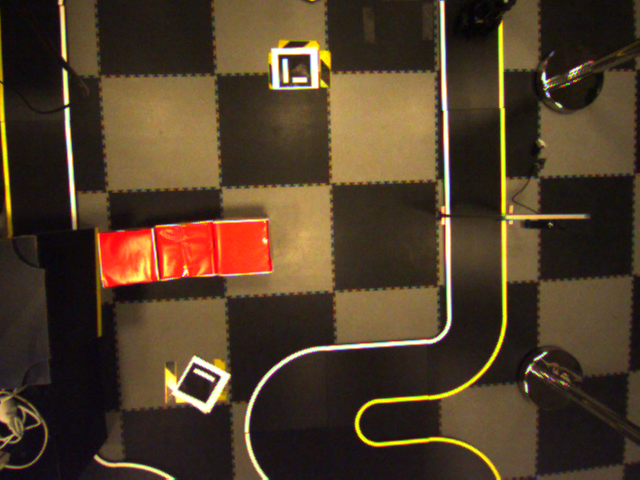
#> input picture obs4.png, 640 x 480 px, found by its file name
$ python create_map.py
#> lines starting #> are read from the running program, lines starting #| are printed output that depends on the picture; after the words box and inside, x2 and y2 are one past the last pixel; in counts of white or black regions, pixels touching at a corner belong together
### scripts/astar.py
class Node():
    """A node class for A* Pathfinding"""

    def __init__(self, parent=None, position=None):
        self.parent = parent
        self.position = position

        self.g = 0
        self.h = 0
        self.f = 0

    def __eq__(self, other):
        return self.position == other.position


def astar(maze, start, end):
    """Returns a list of tuples as a path from the given start to the given end in the given maze"""

    # Create start and end node
    start_node = Node(None, start)
    start_node.g = start_node.h = start_node.f = 0
    end_node = Node(None, end)
    end_node.g = end_node.h = end_node.f = 0

    # Initialize both open and closed list
    open_list = []
    closed_list = []

    # Add the start node
    open_list.append(start_node)

    # Loop until you find the end
    while len(open_list) > 0:
        # Get the current node
        current_node = open_list[0]
        current_index = 0
        for index, item in enumerate(open_list):
            if item.f < current_node.f:
                current_node = item
                current_index = index

        # Pop current off open list, add to closed list
        open_list.pop(current_index)
        closed_list.append(current_node)

        # Found the goal
        if current_node == end_node:
            path = []
            current = current_node
            while current is not None:
                path.append(current.position)
                current = current.parent
            return path[::-1] # Return reversed path

        # Generate children
        children = []
        for new_position in [(0, -1), (0, 1), (-1, 0), (1, 0), (-1, -1), (-1, 1), (1, -1), (1, 1)]: # Adjacent squares

            # Get node position
            node_position = (current_node.position[0] + new_position[0], current_node.position[1] + new_position[1])

            # Make sure within range
            if node_position[0] > (len(maze) - 1) or node_position[0] < 0 or node_position[1] > (len(maze[len(maze)-1]) -1) or node_position[1] < 0:
                continue

            # Make sure walkable terrain
            if maze[node_position[0]][node_position[1]] != 0:
                continue

            # Create new node
            new_node = Node(current_node, node_position)

            # Append
            children.append(new_node)

        # Loop through children
        for child in children:

            # Child is on the closed list
            for closed_child in closed_list:
                if child == closed_child:
                    continue

            # Create the f, g, and h values
            child.g = current_node.g + 1
            child.h = ((child.position[0] - end_node.position[0]) ** 2) + ((child.position[1] - end_node.position[1]) ** 2)
            child.f = child.g + child.h

            # Child is already in the open list
            for open_node in open_list:
                if child == open_node and child.g > open_node.g:
                    continue

            # Add the child to the open list
            open_list.append(child)

### scripts/utils.py
import yaml
import cv2
import numpy as np


def init():
	global target_matrices
	global ENV_IMAGE_NAME
	global MARKER_IMAGE_NAME

	ENV_IMAGE_NAME = "/home/yca/catkin_ws/src/vs_project/obs4.png"
	MARKER_IMAGE_NAME ="/home/yca/catkin_ws/src/vs_project/marker.png"

ARUCO_DICT = {
	"DICT_4X4_50": cv2.aruco.DICT_4X4_50,
	"DICT_4X4_100": cv2.aruco.DICT_4X4_100,
	"DICT_4X4_250": cv2.aruco.DICT_4X4_250,
	"DICT_4X4_1000": cv2.aruco.DICT_4X4_1000,
	"DICT_5X5_50": cv2.aruco.DICT_5X5_50,
	"DICT_5X5_100": cv2.aruco.DICT_5X5_100,
	"DICT_5X5_250": cv2.aruco.DICT_5X5_250,
	"DICT_5X5_1000": cv2.aruco.DICT_5X5_1000,
	"DICT_6X6_50": cv2.aruco.DICT_6X6_50,
	"DICT_6X6_100": cv2.aruco.DICT_6X6_100,
	"DICT_6X6_250": cv2.aruco.DICT_6X6_250,
	"DICT_6X6_1000": cv2.aruco.DICT_6X6_1000,
	"DICT_7X7_50": cv2.aruco.DICT_7X7_50,
	"DICT_7X7_100": cv2.aruco.DICT_7X7_100,
	"DICT_7X7_250": cv2.aruco.DICT_7X7_250,
	"DICT_7X7_1000": cv2.aruco.DICT_7X7_1000,
	"DICT_ARUCO_ORIGINAL": cv2.aruco.DICT_ARUCO_ORIGINAL,
	"DICT_APRILTAG_16h5": cv2.aruco.DICT_APRILTAG_16h5,
	"DICT_APRILTAG_25h9": cv2.aruco.DICT_APRILTAG_25h9,
	"DICT_APRILTAG_36h10": cv2.aruco.DICT_APRILTAG_36h10,
	"DICT_APRILTAG_36h11": cv2.aruco.DICT_APRILTAG_36h11
}

def read_calibration_file(file_name):
  with open(file_name, "r") as file:
    try:
        documents = yaml.full_load(file)
    except yaml.YAMLError as exc:
        print(exc)

    distortion_coefs = np.array(documents.get('distortion_coefficients').get('data'))
    camera_matrix = documents.get('camera_matrix').get('data')
    projection_matrix = documents.get('projection_matrix').get('data')

    camera_matrix = np.array(camera_matrix)
    camera_matrix = np.reshape(camera_matrix, (3,3))

    projection_matrix = np.array(projection_matrix)
    projection_matrix = np.reshape(projection_matrix, (3,4))

    print("D",distortion_coefs)
    print("C",camera_matrix)
    print("P",projection_matrix)

    return projection_matrix,  camera_matrix, distortion_coefs


def rot_matrix(rvec):
    Rmat, _ = cv2.Rodrigues(rvec)
    return Rmat

def homogenous_matrix(rotmat, tvec):
    return [[rotmat[0][0], rotmat[0][1], rotmat[0][2], tvec[0]], [rotmat[1][0], rotmat[1][1], rotmat[1][2], tvec[1]],  [rotmat[2][0], rotmat[2][1], rotmat[2][2], tvec[2]], [0, 0, 0, 1]]

### scripts/create_map.py
import cv2
import numpy as np
from PIL import Image
import astar
import utils

ROBOT_MARKER_ID = 0
TARGET_MARKER_ID = 1

def map():

    target_matrices = []
    utils.init()

    """ detect robot, target and obstacles pixelwise """

    proj_m, calib_m, dist_coefs = utils.read_calibration_file("ost_real.yaml")

    arucoDict = cv2.aruco.Dictionary_get(cv2.aruco.DICT_ARUCO_ORIGINAL)
    arucoParams = cv2.aruco.DetectorParameters_create()

    newcameramtx, roi = cv2.getOptimalNewCameraMatrix(calib_m, dist_coefs, (3,3), 1, (3,3))

    env = cv2.imread(utils.ENV_IMAGE_NAME)
#> env is the input picture: shape (480, 640, 3); mean B, G, R 40.7, 61.2, 79.8

    (corners, ids, rejected) = cv2.aruco.detectMarkers(env, arucoDict,parameters=arucoParams)
#> corners = ([[278, 55], [310, 54], [311, 86], [279, 87]], [[220, 376], [205, 402], [178, 389], [193, 362]]); ids = [1, 0]; rejected = 21 items

    if len(corners) > 0:
        # loop over the detected ArUCo corners
        for (markerCorner, markerID) in zip(corners, ids):
            # extract the marker corners (which are always returned in
            # top-left, top-right, bottom-right, and bottom-left order)
            corners = markerCorner.reshape((4, 2))
            (topLeft, topRight, bottomRight, bottomLeft) = corners
            # convert each of the (x, y)-coordinate pairs to integers
            topRight = (int(topRight[0]), int(topRight[1]))
            bottomRight = (int(bottomRight[0]), int(bottomRight[1]))
            bottomLeft = (int(bottomLeft[0]), int(bottomLeft[1]))
            topLeft = (int(topLeft[0]), int(topLeft[1]))

            cX = int((topLeft[0] + bottomRight[0]) / 2.0)
            cY = int((topLeft[1] + bottomRight[1]) / 2.0)
            cv2.circle(env, (cX, cY), 4, (0, 0, 255), -1)
            # draw the ArUco marker ID on the image

            if markerID == ROBOT_MARKER_ID:
                cv2.putText(env,  "R", (topLeft[0], topLeft[1] - 15), cv2.FONT_HERSHEY_SIMPLEX, 0.5, (0, 255, 0), 2)
                global robot_indexes
                robot_indexes = (cX,cY)

            elif markerID == TARGET_MARKER_ID:
                cv2.putText(env, "T", (topLeft[0], topLeft[1] - 15), cv2.FONT_HERSHEY_SIMPLEX, 0.5, (0, 255, 0), 2)
                global target_indexes
                target_indexes = (cX,cY)
#> this loop made 2 passes
#> (markerID, topLeft, topRight, bottomRight, bottomLeft, cX, cY) on passes 1 to 2: ([1], (278, 55), (310, 54), (311, 86), (279, 87), 294, 70), ([0], (220, 376), (205, 402), (178, 389), (193, 362), 199, 382)
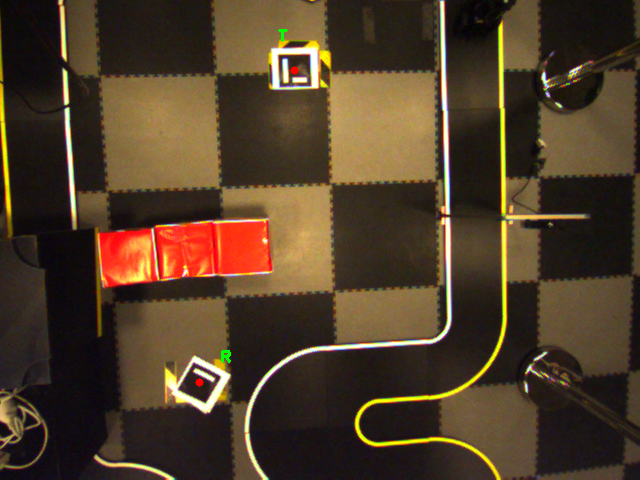
#> env: shape (480, 640, 3); 0.08% of pixels changed, all inside (x1, y1, x2, y2) = (195, 29, 299, 387)


    h,w,channel = env.shape
#> h = 480; w = 640; channel = 3

    print(h,w)
#| 480 640

    cv2.imshow("initial env", env)
    cv2.waitKey(0)


    """ create the grid map having robot target and obstacles """

    lower = np.array([0,0,255]) # b,g,r values
    upper = np.array([255,255,255]) # b,g,r values

    mask = cv2.inRange(env, lower, upper)
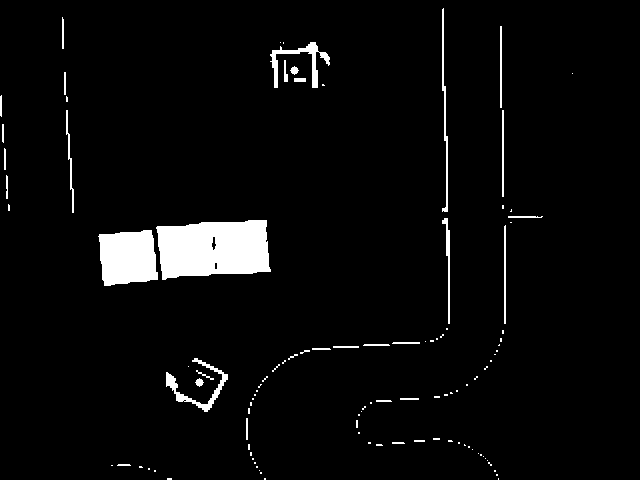
#> mask: shape (480, 640); 4.1% white; 107 white regions (74 under 20 px), largest, box (x1, y1, x2, y2) and area: (156, 220, 271, 280) 5633, (98, 230, 158, 286) 2770, (270, 42, 330, 88) 673
    output = cv2.bitwise_and(env, env, mask = mask)


    for i in range(w):
        for k in range(h):
            if output[k][i].any() == 0:
                output[k][i] = 255

    grayscale = cv2.cvtColor(output, cv2.COLOR_RGB2GRAY)

    im_bw = cv2.threshold(grayscale, 127, 1, cv2.THRESH_BINARY)[1]
#> im_bw: shape (480, 640); values 0 (black) and 1 (white), 97.6% white; 5 black regions (1 under 20 px), largest, box (x1, y1, x2, y2) and area: (156, 220, 271, 280) 5210, (98, 230, 158, 286) 1921, (290, 66, 299, 75) 49, (195, 378, 204, 387) 49
    im_bw = im_bw.astype(dtype='f')

    # Draw grid lines for visualization

    y_start = 0
    y_end = h
#> y_end = 480
    step_size = 35

    for x in range(0, w, step_size):
        cv2.line(grayscale, (x, y_start), (x, y_end), (0, 255, 0), thickness=1)
#> grayscale: shape (480, 640); min 0, max 255, mean 242.5


    x_start = 0
    x_end = w
#> x_end = 640

    for y in range(0, h, step_size):
        cv2.line(grayscale, (x_start, y), (x_end, y), (0, 255, 0), thickness=1)
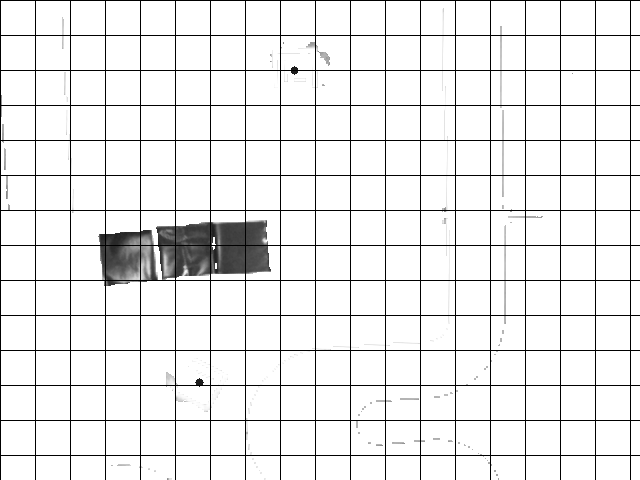
#> grayscale: shape (480, 640); min 0, max 255, mean 235.4

    cv2.imshow("grid map", grayscale)
    cv2.waitKey(0)

    window_area = list()
    maze = [[0 for x in range(int(w/step_size)+1)] for y in range(int(h/step_size)+1)]

    maze_h = len(maze)
#> maze_h = 14
    maze_w = len(maze[0])
#> maze_w = 19

    """ create the maze to apply A start algorithm on it """

    print("width of maze", maze_w)
#| width of maze 19
    print("height of maze", maze_h)
#| height of maze 14

    for i in range(0,w, step_size):
        for k in range(0,h, step_size):
            for j in range(step_size):
                if k+j >= h or i+j >= w:
                    continue
                window_area.append(im_bw[k+j][i+j])
            if 0 in window_area:
                maze[int(k/step_size)][int(i/step_size)] = 1
            else:
                maze[int(k/step_size)][int(i/step_size)] = 0
            window_area.clear()
#> after the loop, maze = 14 items; window_area = []

    print("maze", np.array(maze))
#| maze [[0 0 0 0 0 0 0 0 0 0 0 0 0 0 0 0 0 0 0]
#|  [0 0 0 0 0 0 0 0 0 0 0 0 0 0 0 0 0 0 0]
#|  [0 0 0 0 0 0 0 0 0 0 0 0 0 0 0 0 0 0 0]
#|  [0 0 0 0 0 0 0 0 0 0 0 0 0 0 0 0 0 0 0]
#|  [0 0 0 0 0 0 0 0 0 0 0 0 0 0 0 0 0 0 0]
#|  [0 0 0 0 0 0 0 0 0 0 0 0 0 0 0 0 0 0 0]
#|  [0 0 1 1 1 1 1 1 0 0 0 0 0 0 0 0 0 0 0]
#|  [0 0 0 1 1 1 1 1 0 0 0 0 0 0 0 0 0 0 0]
#|  [0 0 0 1 1 0 0 0 0 0 0 0 0 0 0 0 0 0 0]
#|  [0 0 0 0 0 0 0 0 0 0 0 0 0 0 0 0 0 0 0]
#|  [0 0 0 0 0 0 0 0 0 0 0 0 0 0 0 0 0 0 0]
#|  [0 0 0 0 0 0 0 0 0 0 0 0 0 0 0 0 0 0 0]
#> (further printed lines are left out)

    maze = np.array(maze)

    maze_t = maze.T

    print("robot indexes", robot_indexes)
#| robot indexes (199, 382)
    print("target indexes", target_indexes)
#| target indexes (294, 70)

    start = (int(robot_indexes[0]/step_size), int(robot_indexes[1]/step_size))
#> start = (5, 10)
    end = (int(target_indexes[0]/step_size), int(target_indexes[1]/step_size))
#> end = (8, 2)

    print(start)
#| (5, 10)
    print(end)
#| (8, 2)

    maze = np.array(maze, dtype='f')

    maze = cv2.circle(maze, start, radius=0, color=(255,0, 0), thickness=-1)

    maze = cv2.circle(maze, end, radius=0, color=(255,0, 0), thickness=-1)

    cv2.imshow("maze with robot and target positions", maze)
    cv2.waitKey(0)

    """ apply A start algorithm """

    path = astar.astar(maze_t, start, end)
#> in __init__, `self.position = position`: self.position = (5, 10)
#> the loop in astar, `while len(open_list) > 0:` made 9 passes
#> after the loop in astar, `while len(open_list) > 0:`: closed_list = 9 items; open_list = 49 items
#> path = [(5, 10), (6, 9), (7, 8), (8, 7), (8, 6), (8, 5), (8, 4), (8, 3), (8, 2)]
    print(path)
#| [(5, 10), (6, 9), (7, 8), (8, 7), (8, 6), (8, 5), (8, 4), (8, 3), (8, 2)]

    path = path[:-1]
#> path = [(5, 10), (6, 9), (7, 8), (8, 7), (8, 6), (8, 5), (8, 4), (8, 3)]

    path_draw = [[0 for x in range(maze_w)] for y in range(maze_h)]

    for i,k in path:
        path_draw[k][i] = 255
#> this loop made 8 passes
#> after the loop, path_draw = 14 items

    cv2.imshow("calculated path", np.array(path_draw, dtype='f'))
    cv2.waitKey(0)

    """ visualize the calculated path """

    path_real = list()

    for i,k in path:
        path_real.append(((i+1)*step_size,k*step_size))
#> after the loop, path_real = [(210, 350), (245, 315), (280, 280), (315, 245), (315, 210), (315, 175), (315, 140), (315, 105)]

    print(path_real)
#| [(210, 350), (245, 315), (280, 280), (315, 245), (315, 210), (315, 175), (315, 140), (315, 105)]


    for index in path_real:
        cv2.circle(grayscale, index, radius=1, color=(255,0, 0), thickness=10)
#> this loop made 8 passes
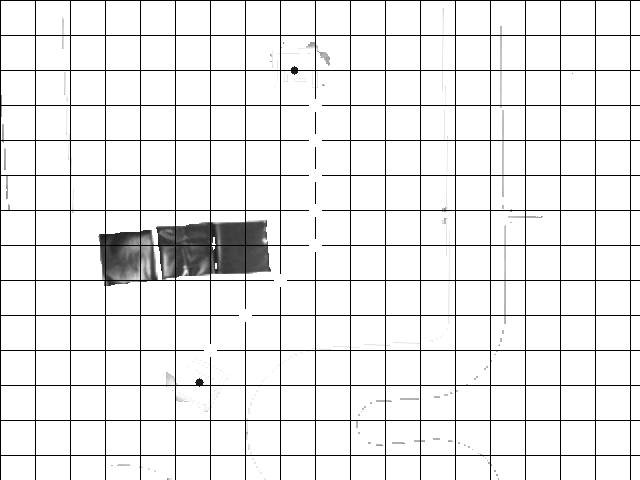
#> grayscale: shape (480, 640); 0.07% of pixels changed, all inside (x1, y1, x2, y2) = (204, 99, 322, 357)

    for index in path_real:
        cv2.circle(env, index, radius=1, color=(255,0, 0), thickness=10)
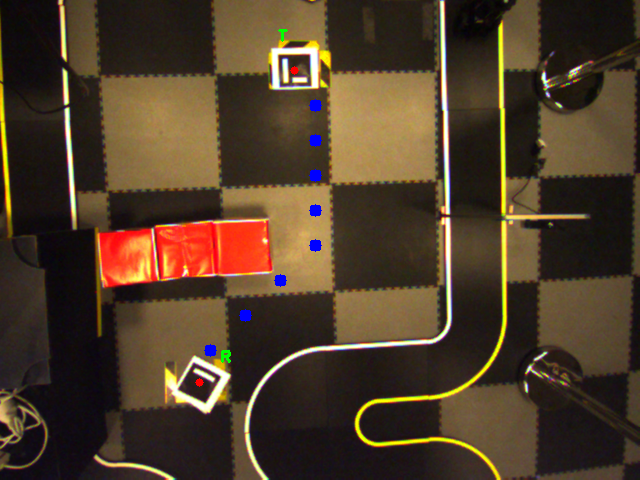
#> env: shape (480, 640, 3); 0.32% of pixels changed, all inside (x1, y1, x2, y2) = (204, 99, 322, 357)

    cv2.imshow("real path orj image", env)
    cv2.waitKey(0)

    """ Convert the calculated path - waypoints to the real time target points """

    marker = Image.open(utils.MARKER_IMAGE_NAME)
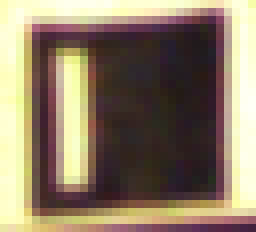
#> input picture marker.png, 32 x 29 px, found by its file name (shown 8 times larger)
#> marker is the input picture: PIL image 32x29 RGBA; mean R, G, B, A 141.5, 125.2, 103.3, 255
    env2 = Image.open(utils.ENV_IMAGE_NAME)

    for waypoint in path_real:
        env2.paste(marker, (waypoint[0],waypoint[1]))
#> this loop made 8 passes
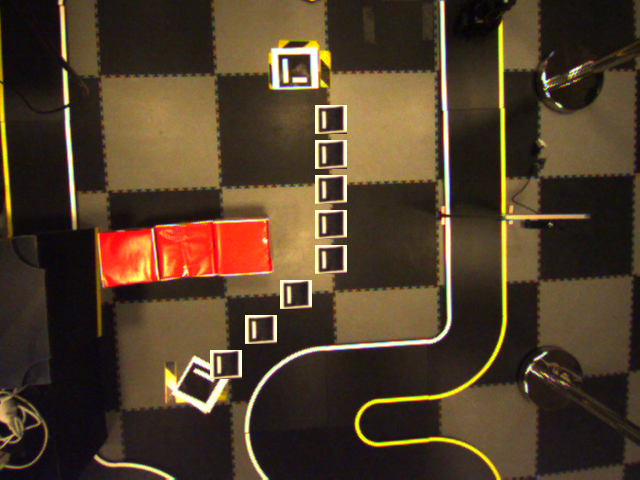
#> env2: PIL image 640x480 RGB; mean R, G, B 80.5, 62, 41.9


    env2 = np.array(env2)

    cv2.imshow("way points as markers", env2)
    cv2.waitKey(0)

    (corners, ids, rejected) = cv2.aruco.detectMarkers(env2, arucoDict,parameters=arucoParams)
#> corners = 9 items; ids = [1, 0, 0, 0, 0, 0, 0, 0, 0]; rejected = 23 items

    if len(corners) > 0:
        # loop over the detected ArUCo corners
        for (markerCorner, markerID) in zip(corners, ids):
            rvec, tvec, markerPoints = cv2.aruco.estimatePoseSingleMarkers(markerCorner, 0.15, calib_m, dist_coefs)
            Rmat_target = utils.rot_matrix(rvec)
            homogenous_target = utils.homogenous_matrix(Rmat_target, tvec[0][0])
            target_matrices.append(homogenous_target)
            # Draw Axis
            cv2.aruco.drawAxis(env2, calib_m, dist_coefs, rvec, tvec, 0.1)
#> this loop made 1 pass
#> (markerCorner, markerID, rvec, tvec) on pass 1: ([[278, 55], [310, 54], [311, 85], [279, 87]], [1], [[3.11, -0.0506, -0.033]], [[0.0328, -0.667, 1.15]])
#> after the loop, target_matrices = [[[0.999, -0.0322, -0.0217, 0.0328], [-0.0328, -0.999, -0.0318, -0.667], [-0.0207, 0.0324, -0.999, 1.15], [0, 0, 0, 1]]]

    cv2.imshow("pose estimated markers", env2)
    cv2.waitKey(0)
   # cv2.destroyAllWindows()

    return target_matrices

#> (the run stopped early here; a loop or call above may not have finished)
